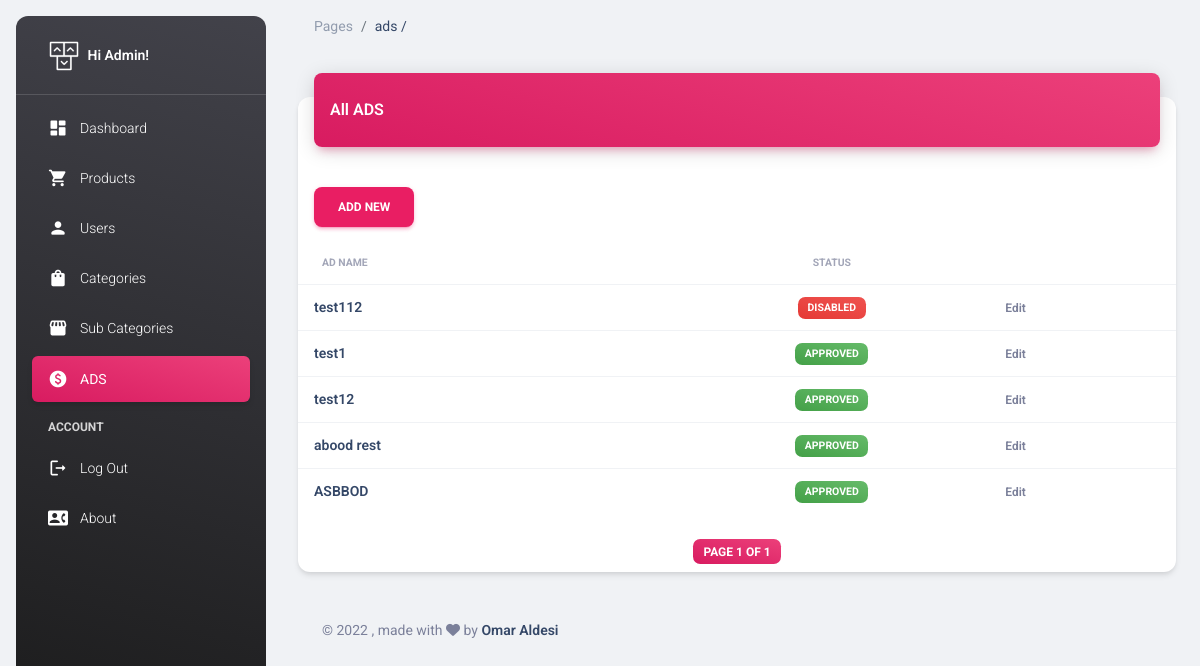
Screenshot of /ads/ (signed in) with the database file from the repository.
### core/models.py (models this page shows)
class AD(models.Model):
    name = models.CharField(max_length=100, null=True, blank=True)
    status = models.CharField(choices=ADS_STATUS, null=True, blank=True, max_length=100)
    photo = models.CharField(max_length=500, null=True, blank=True)
    date = models.DateTimeField(default=datetime.now, blank=True)
    expire_date = models.DateField(null=True, blank=True)
    contact = models.CharField(max_length=100, null=True)

### Admin/views.py (the view)
# urls.py: path('ads/', views.ADPages, name='ads'),
@login_required()
def ADPages(request):
    page_title = 'ads'
    ads = AD.objects.all()
    paginator = Paginator(ads, 10)
    page_number = request.GET.get('page')
    page_obj = paginator.get_page(page_number)
    context = {
        'page_obj':page_obj,
        'page_title':page_title
    }
    return render(request, 'pages/ads.html', context)

### templates/pages/ads.html (shortened to what this page needs)
{% extends 'base.html' %} {% load exstra_fields %} {% block content %}
<div class="row">
  <div class="col-12">
    <div class="card my-4">
      <div class="card-header p-0 position-relative mt-n4 mx-3 z-index-2">
        <div
          class="bg-gradient-primary shadow-primary border-radius-lg pt-4 pb-3"
        >
          <h6 class="text-white text-capitalize ps-3">All ADS</h6>
        </div>
      </div>
      <div class="card-body px-0 pb-2">
        <div class="table-responsive p-0">
          <table class="table align-items-center mb-0">
            <thead>
              <tr>
                <th
                  class="text-uppercase text-secondary text-xxs font-weight-bolder opacity-7"
                >
                  AD Name
                </th>
                <th
                  class="text-center text-uppercase text-secondary text-xxs font-weight-bolder opacity-7"
                >
                  Status
                </th>
                <th class="text-secondary opacity-7"></th>
                <a
                  href="{% url 'new_ad' %}"
                  style="color: white"
                  class="btn btn-primary m-3"
                  >Add New</a
                >
              </tr>
            </thead>
            <tbody>
              {% for i in page_obj %}
              <tr>
                <td>
                  <div class="d-flex px-2 py-1">
                    <div class="d-flex flex-column justify-content-center">
                      <h6 class="mb-0 text-sm">{{i.name}}</h6>
                    </div>
                  </div>
                </td>
                <td class="align-middle text-center text-sm">
                  {% if i.status == 'approved' %}
                  <span class="badge badge-sm bg-gradient-success"
                    >{{i.status}}</span
                  >
                  {% else %}
                  <span class="badge badge-sm bg-gradient-danger"
                    >{{i.status}}</span
                  >
                  {% endif %}
                </td>
                <td class="align-middle">
                  <a
                    href="{% url 'edit_ad' i.id %}"
                    class="text-secondary font-weight-bold text-xs"
                    data-toggle="tooltip"
                    data-original-title="Edit user"
                  >
                    Edit
                  </a>
                </td>
              </tr>
              {% endfor %}
            </tbody>
          </table>
          <div class="text-center mt-4">
            <span class="badge badge-sm bg-gradient-primary">
              Page {{ page_obj.number }} of {{ page_obj.paginator.num_pages }}
            </span>
        </div>
      </div>
    </div>
  </div>
</div>
{% endblock content %}

### templates/base.html (shortened to what this page needs)
{% load static %}
<!DOCTYPE html>
<html lang="en">
  <head>
    <link href="{% static 'css/nucleo-icons.css' %}" rel="stylesheet" />
    <link href="{% static 'css/nucleo-svg.css' %}" rel="stylesheet" />
    <link
      id="pagestyle"
      href="{% static 'css/material-dashboard.css' %}"
      rel="stylesheet"
    />
  </head>
  <body class="g-sidenav-show bg-gray-200">
    <aside
      class="sidenav navbar navbar-vertical navbar-expand-xs border-0 border-radius-xl my-3 fixed-start ms-3 bg-gradient-dark"
      id="sidenav-main"
    >
      <div class="sidenav-header">
        <a
          class="navbar-brand m-0"
          href=" https://demos.creative-tim.com/material-dashboard/pages/dashboard "
          target="_blank"
        >
          <img
            src="{% static 'img/logo-ct.png' %}"
            class="navbar-brand-img h-100"
            alt="main_logo"
          />
          <span class="ms-1 font-weight-bold text-white">Hi Admin!</span>
        </a>
      </div>
      <hr class="horizontal light mt-0 mb-2" />
      <div
        class="collapse navbar-collapse w-auto max-height-vh-100"
        id="sidenav-collapse-main"
      >
        <ul class="navbar-nav">
          <li class="nav-item">
            <a
              class="nav-link text-white {% if request.path == '/' %} active bg-gradient-primary {% endif %}"
              href="{% url 'home' %}"
            >
              <div
                class="text-white text-center me-2 d-flex align-items-center justify-content-center"
              >
                <i class="material-icons opacity-10">dashboard</i>
              </div>
              <span class="nav-link-text ms-1">Dashboard</span>
            </a>
          </li>
          <li class="nav-item">
            <a
              class="nav-link text-white {% if request.path == '/products/' %} active bg-gradient-primary {% endif %}"
              href="{% url 'products' %}"
            >
              <div
                class="text-white text-center me-2 d-flex align-items-center justify-content-center"
              >
                <i class="material-icons opacity-10">shopping_cart</i>
              </div>
              <span class="nav-link-text ms-1">Products</span>
            </a>
          </li>
          <li class="nav-item">
            <a
              class="nav-link text-white {% if request.path == '/users/' %} active bg-gradient-primary {% endif %}"
              href="{% url 'users' %}"
            >
              <div
                class="text-white text-center me-2 d-flex align-items-center justify-content-center"
              >
                <i class="material-icons opacity-10">person</i>
              </div>
              <span class="nav-link-text ms-1">Users</span>
            </a>
          </li>
          <li class="nav-item">
            <a
              class="nav-link text-white {% if request.path == '/category/' %} active bg-gradient-primary {% endif %}"
              href="{% url 'category' %}"
            >
              <div
                class="text-white text-center me-2 d-flex align-items-center justify-content-center"
              >
                <i class="material-icons opacity-10">shopping_bag</i>
              </div>
              <span class="nav-link-text ms-1">Categories</span>
            </a>
          </li>
          <li class="nav-item">
            <a
              class="nav-link text-white {% if request.path == '/category/sub/' %} active bg-gradient-primary {% endif %}"
              href="{% url 'sub' %}"
            >
              <div
                class="text-white text-center me-2 d-flex align-items-center justify-content-center"
              >
                <i class="material-icons opacity-10">storefront</i>
              </div>
              <span class="nav-link-text ms-1">Sub Categories</span>
            </a>
          </li>
          <li class="nav-item">
            <a
              class="nav-link text-white {% if request.path == '/ads/' %} active bg-gradient-primary {% endif %}"
              href="{% url 'ads'%}"
            >
              <div
                class="text-white text-center me-2 d-flex align-items-center justify-content-center"
              >
                <i class="material-icons opacity-10">paid</i>
              </div>
              <span class="nav-link-text ms-1">ADS</span>
            </a>
          </li>
          <li class="nav-item mt-3">
            <h6
              class="ps-4 ms-2 text-uppercase text-xs text-white font-weight-bolder opacity-8"
            >
              Account
            </h6>
          </li>
          <li class="nav-item">
            <a class="nav-link text-white" href="{% url 'logoutUser' %}">
              <div
                class="text-white text-center me-2 d-flex align-items-center justify-content-center"
              >
                <i class="material-icons opacity-10">logout</i>
              </div>
              <span class="nav-link-text ms-1">Log Out</span>
            </a>
          </li>
          <li class="nav-item">
            <a
              class="nav-link text-white {% if request.path == '/about/' %} active bg-gradient-primary {% endif %}"
              href="{% url 'about' %}"
            >
              <div
                class="text-white text-center me-2 d-flex align-items-center justify-content-center"
              >
                <i class="material-icons opacity-10">contact_phone</i>
              </div>
              <span class="nav-link-text ms-1">About</span>
            </a>
          </li>
        </ul>
      </div>
    </aside>
    <main
      class="main-content position-relative max-height-vh-100 h-100 border-radius-lg"
    >
      <nav
        class="navbar navbar-main navbar-expand-lg px-0 mx-4 shadow-none border-radius-xl"
        id="navbarBlur"
        navbar-scroll="true"
      >
        <div class="container-fluid py-1 px-3">
          <nav aria-label="breadcrumb">
            <ol
              class="breadcrumb bg-transparent mb-0 pb-0 pt-1 px-0 me-sm-6 me-5"
            >
              <li class="breadcrumb-item text-sm">
                <a class="opacity-5 text-dark" href="javascript:;">Pages</a>
              </li>
              <li
                class="breadcrumb-item text-sm text-dark active"
                aria-current="page"
              >
                {{ page_title }} /
              </li>
            </ol>
          </nav>
        </div>
      </nav>
      <div class="container-fluid py-4">
        {% block content %} {% endblock content %}
        <footer class="footer py-4">
          <div class="container-fluid">
            <div class="row align-items-center justify-content-lg-between">
              <div class="col-lg-4 mb-lg-0 mb-4">
                <div
                  class="copyright text-center text-sm text-muted text-lg-start"
                >
                  ©
                  , made with <i class="fa fa-heart"></i> by
                  <a href="" class="font-weight-bold">Omar Aldesi</a>
                </div>
              </div>
            </div>
          </div>
        </footer>
      </div>
    </main>
  </body>
</html>

### rows the page displays
AD: name "test112", status "DISABLED"
AD: name "test1", status "APPROVED"
AD: name "test12", status "APPROVED"
AD: name "abood rest", status "APPROVED"
AD: name "ASBBOD", status "APPROVED"

### other values shown
{{ page_title }} "ads"
{{ page_obj.number }} "1"
{{ page_obj.paginator.num_pages }} "1"
